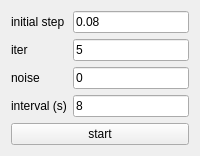
            <widget class="QWidget" name="tab_8">
             <attribute name="title">
              <string>Rsimplex</string>
             </attribute>
             <layout class="QVBoxLayout" name="verticalLayout_4">
              <item>
               <layout class="QGridLayout" name="gridLayout_2" columnstretch="0,0">
                <item row="0" column="1">
                 <widget class="QLineEdit" name="step_lineEdit_2">
                  <property name="text">
                   <string>0.08</string>
                  </property>
                 </widget>
                </item>
                <item row="1" column="1">
                 <widget class="QLineEdit" name="iter_lineEdit_2">
                  <property name="text">
                   <string>5</string>
                  </property>
                 </widget>
                </item>
                <item row="0" column="0">
                 <widget class="QLabel" name="label_3">
                  <property name="text">
                   <string>initial step</string>
                  </property>
                 </widget>
                </item>
                <item row="2" column="1">
                 <widget class="QLineEdit" name="noise_lineEdit_2">
                  <property name="text">
                   <string>0</string>
                  </property>
                 </widget>
                </item>
                <item row="3" column="0">
                 <widget class="QLabel" name="label_29">
                  <property name="text">
                   <string>interval (s)</string>
                  </property>
                 </widget>
                </item>
                <item row="2" column="0">
                 <widget class="QLabel" name="label_47">
                  <property name="text">
                   <string>noise</string>
                  </property>
                 </widget>
                </item>
                <item row="1" column="0">
                 <widget class="QLabel" name="label_4">
                  <property name="text">
                   <string>iter</string>
                  </property>
                 </widget>
                </item>
                <item row="3" column="1">
                 <widget class="QLineEdit" name="interval_lineEdit_2">
                  <property name="text">
                   <string>8</string>
                  </property>
                 </widget>
                </item>
               </layout>
              </item>
              <item>
               <widget class="QPushButton" name="pushButton">
                <property name="text">
                 <string>start</string>
                </property>
               </widget>
              </item>
             </layout>
            </widget>
